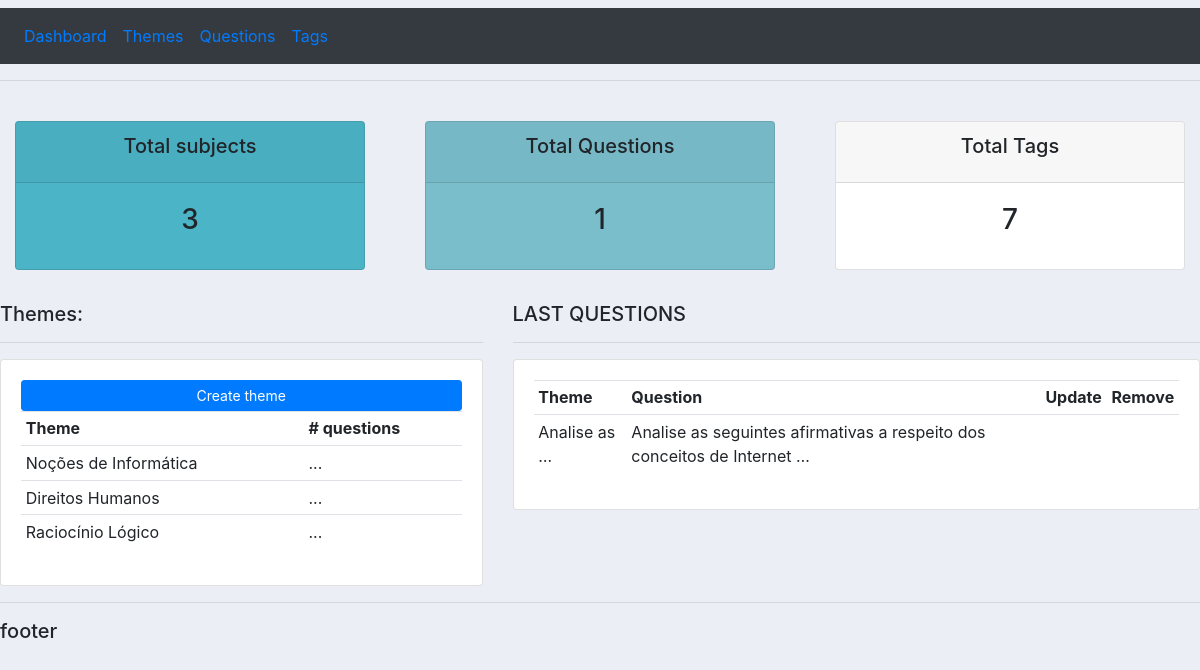
Before: / with the older database file.
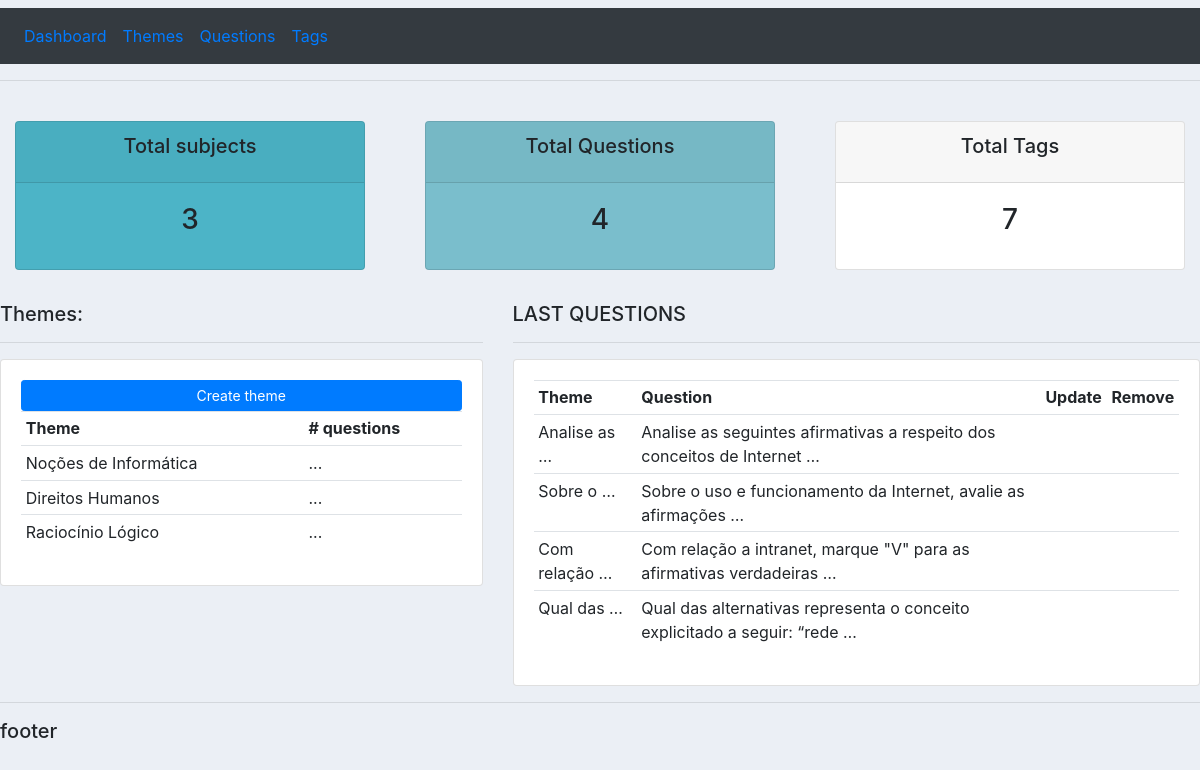
After: the same page with the newer database file.
### questions/models.py (models this page shows, shortened)
class Theme(models.Model):
    theme = models.CharField(max_length=100, null=False)

class Question(models.Model):
    CATEGORY = ((0,'Multiple Choice'),(1,'Right or wrong'))
    theme = models.ForeignKey(Theme, null=True, on_delete=models.SET_NULL)
    asktext = models.TextField(null=False,blank=False)
    answer_type = models.IntegerField(null=True, choices=CATEGORY)
    asksource = models.CharField(max_length=200, null=True)
    date_created = models.DateTimeField(auto_now_add=True,null=True)

### questions/views.py (the view)
# urls.py: 2. Add a URL to urlpatterns:  path('', views.home, name='home')
def home(request):
    question_list = Question.objects.all()
    themes_list = Theme.objects.all()
    themes_count = themes_list.count()
    question_count = question_list.count()
    tags_count = Tag.objects.all().count()
    context = {'question_list':question_list, 'themes_list':themes_list,'themes_count':themes_count,
    'question_count':question_count,'tags_count':tags_count}
    return render(request, 'questions/dashboard.html', context)

### questions/templates/questions/dashboard.html
{% extends 'questions/main.html' %}
{% block content %}
{% include 'questions/status.html' %}
<br>
<div class="row">
	<div class="col-md-5">
		<h5>Themes:</h5>
		<hr>
		<div class="card card-body">
			<a class="btn btn-primary  btn-sm btn-block" href="{% url 'create_themes' %}">Create theme</a>
			<table class="table table-sm">
				<tr>
					<th>Theme</th>
					<th># questions</th>
				</tr>
                {% for item in themes_list %}
                    <tr>
						<td>{{ item.theme }}</td>
						<td>...</td>
					</tr>
                {% endfor %}
			</table>
		</div>
	</div>
	<div class="col-md-7">
		<h5>LAST QUESTIONS</h5>
		<hr>
		<div class="card card-body">
			<table class="table table-sm">
				<tr>
					<th>Theme</th>
					<th>Question</th>
					<th>Update</th>
					<th>Remove</th>
				</tr>
                {% for item in question_list %}
                    <tr><td>{{ item.asktext|truncatewords:2  }}</td>
						<td>{{ item.asktext|truncatewords:10  }}</td>
						<td></td>
						<td></td></tr>
                {% endfor %}
			</table>
		</div>
	</div>
</div>
{% endblock %}

### questions/templates/questions/main.html (shortened to what this page needs)
{% load static %}
<!DOCTYPE html>
<html lang="en">
<head>
    <link rel="stylesheet" href="https://cdn.jsdelivr.net/npm/bootstrap@4.3.1/dist/css/bootstrap.min.css">
    <link rel="stylesheet" type="text/css" href="{% static '/css/main.css' %}">
</head>
<body>
    {% include 'questions/navbar.html' %}
    <hr>
    {% block content %}
    {% endblock %}
    <hr>
    <h5>footer</h5>
</body>
</html>

### questions/templates/questions/navbar.html (shortened to what this page needs)
{% load static %}
<nav class="navbar navbar-expand-lg dark-light bg-dark">
    <div class="collapse navbar-collapse" id="navbarNav">
      <ul class="navbar-nav">
        <li class="nav-item active">
          <a class="nav-link" href="{% url 'home' %}">Dashboard</a>
        </li>
        <li class="nav-item">
          <a class="nav-link" href="{% url 'themes' %}">Themes</a>
        </li>
        <li class="nav-item">
          <a class="nav-link" href="{% url 'questions' %}">Questions</a>
        </li>
        <li class="nav-item">
          <a class="nav-link" href="{% url 'tags' %}">Tags</a>
        </li>
      </ul>
    </div>
  </nav>

### questions/templates/questions/status.html
<br>
<div class="row">
	<div class="col">
		<div class="col-md">
			<div class="card text-center text-blue mb-2" id="total-subjects">
			  	<div class="card-header">
			  		<h5 class="card-title">Total subjects</h5>
			  	</div>
			  	<div class="card-body">
			    	<h3 class="card-title">{{ themes_count }}</h3>
			  	</div>
			</div>
		</div>
	</div>
	<div class="col">
		<div class="col-md">
			<div class="card text-center text-blue mb-2" id="total-questions">
			  	<div class="card-header">
			  		<h5 class="card-title">Total Questions</h5>
			  	</div>
			  	<div class="card-body">
			    	<h3 class="card-title">{{ question_count }}</h3>
			  	</div>
			</div>
		</div>
	</div>
	<div class="col">
		<div class="col-md">
			<div class="card text-center text-blue mb-2" id="total-tags">
			  	<div class="card-header">
			  		<h5 class="card-title">Total Tags</h5>
			  	</div>
			  	<div class="card-body">
			    	<h3 class="card-title">{{ tags_count }}</h3>
			  	</div>
			</div>
		</div>
	</div>
</div>

### static/css/main.css (style rules this page uses)
body { background-color: #ebeff5; }
#total-subjects { background-color: #4cb4c7; }
#total-questions { background-color: #7abecc; }

Changed rows visible on the page:
added Question: asktext "Sobre o …", asktext "Sobre o uso e funcionamento da Internet, avalie as afirmações …"
added Question: asktext "Com relação …", asktext "Com relação a intranet, marque \"V\" para as afirmativas verdadeiras …"
added Question: asktext "Qual das …", asktext "Qual das alternativas representa o conceito explicitado a seguir: “rede …"
Other visible differences:
{{ question_count }}: "1" → "4"
